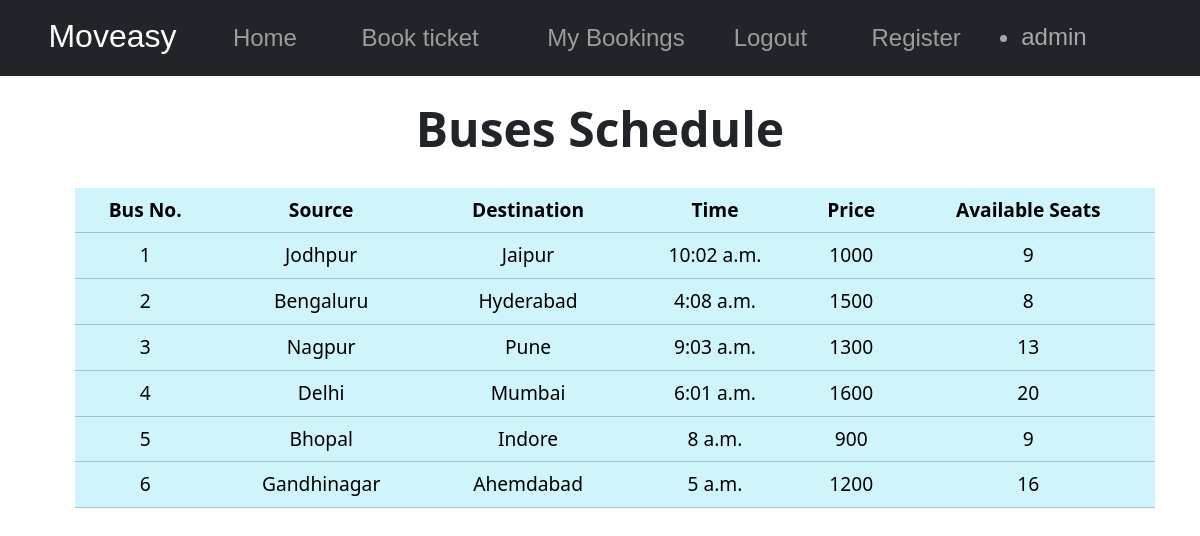
Page / (signed in) on the committed database.
### app/models.py (models this page shows)
class Bus(models.Model):
    source=models.CharField(max_length=20)
    destination=models.CharField(max_length=20)
    time=models.TimeField(auto_now=False,auto_now_add=False)
    price=models.IntegerField()
    seats_available=models.IntegerField()

### app/views.py (the view)
# urls.py: 2. Add a URL to urlpatterns:  path('', views.home, name='home')
def home(request):
    bus = Bus.objects.all()
    return render(request, "home.html", context={"bus": bus})

### app/templates/home.html
{% extends './base.html' %}
{% block base %}
<div>
    <h3 style="    text-align: center;font-size: xxx-large;font-weight: bold;margin: 2%;">Buses Schedule</h3>
</div>
<div>
    <table class="table"
        style="width: 90%;margin-left:75px ;margin-top: 30px;font-size: larger;background-color: rgb(212, 235, 222);">
        <thead style="text-align: center;">
            <tr class=" table-info">
                <th scope="col">Bus No.</th>
                <th scope="col">Source</th>
                <th scope="col">Destination</th>
                <th scope="col">Time</th>
                <th scope="col">Price</th>
                <th scope="col">Available Seats</th>
            </tr>
        </thead>
        <tbody style="text-align: center;margin-top: 2%;">
            {% for i in bus %}
            <tr style="margin-top: 2%;height:5%;" class=" table-info">
                <td>{{forloop.counter}}</td>
                <td>{{i.source}}</td>
                <td>{{i.destination}}</td>
                <td>{{i.time}}</td>
                <td>{{i.price}}</td>
                <td>{{i.seats_available}}</td>
            </tr>
            {% endfor %}
        </tbody>
    </table>
</div>
{% endblock %}

### app/templates/base.html (shortened to what this page needs)
<!DOCTYPE html>
<html lang="en">
    <head>
        <link href="https://cdn.jsdelivr.net/npm/bootstrap@5.3.2/dist/css/bootstrap.min.css" rel="stylesheet"
>
    </head>
    <body>
        <nav class="navbar navbar-expand-lg navbar-dark bg-dark text-white" style="height: 76px;font-family:Arial, Helvetica, sans-serif;justify-content: unset;
">
            <ul class="navbar-nav">
                <li class="nav-item" style="margin-left: 5%;font-size: x-large;font-size: xx-large;font-family:'Lucida Sans', 'Lucida Sans Regular', 'Lucida Grande', 'Lucida Sans Unicode', Geneva, Verdana, sans-serif;">
                    Moveasy
                </li>
                <li class="nav-item" style="margin-left: 5%;   font-size: x-large;">
                    <a class="nav-link" href="/">Home</a>
                </li>
                <li class="nav-item" style="margin-left: 5%;   font-size: x-large; width:264px;">
                    <a class="nav-link" href="/booking/">Book ticket</a>
                </li>
                <li class="nav-item" style="margin-left: 5%;   font-size: x-large;width:302px;">
                    <a class="nav-link" href="/mybookings/">My Bookings</a>
                </li>
                <li class="nav-item" style="margin-left: 3%;   font-size: x-large;">
                    {% if request.user.is_authenticated %}
                    <a class="nav-link" href="/logout/">Logout</a>
                    {% else %}
                    <a class="nav-link" href="/login/">Login</a>
                    {% endif %}
                </li>
                <li class="nav-item" style="margin-left: 5%;   font-size: x-large;">
                    <a class="nav-link" href="/register/">Register</a>
                </li>
            </ul>
            <ul style="margin-top:1.5%;margin-left: 1.7%;">
                <li class="nav-item" style="font-size: x-large;color: rgb(164, 169, 172);">
                    {% if request.user.is_authenticated %}
                    <h4>{{request.user.username}}</h4>
                    {% endif %}
                </li>
            </ul>
        </nav>
        {% block base %}
        {% endblock %}
    </body>
</html>

### rows in the picture
Bus: source "Jodhpur", destination "Jaipur", time "10:02 a.m.", price "1000", seats_available "9"
Bus: source "Bengaluru", destination "Hyderabad", time "4:08 a.m.", price "1500", seats_available "8"
Bus: source "Nagpur", destination "Pune", time "9:03 a.m.", price "1300", seats_available "13"
Bus: source "Delhi", destination "Mumbai", time "6:01 a.m.", price "1600", seats_available "20"
Bus: source "Bhopal", destination "Indore", time "8 a.m.", price "900", seats_available "9"
Bus: source "Gandhinagar", destination "Ahemdabad", time "5 a.m.", price "1200", seats_available "16"

### other values in the picture
{{ request.user.username }} "admin"
